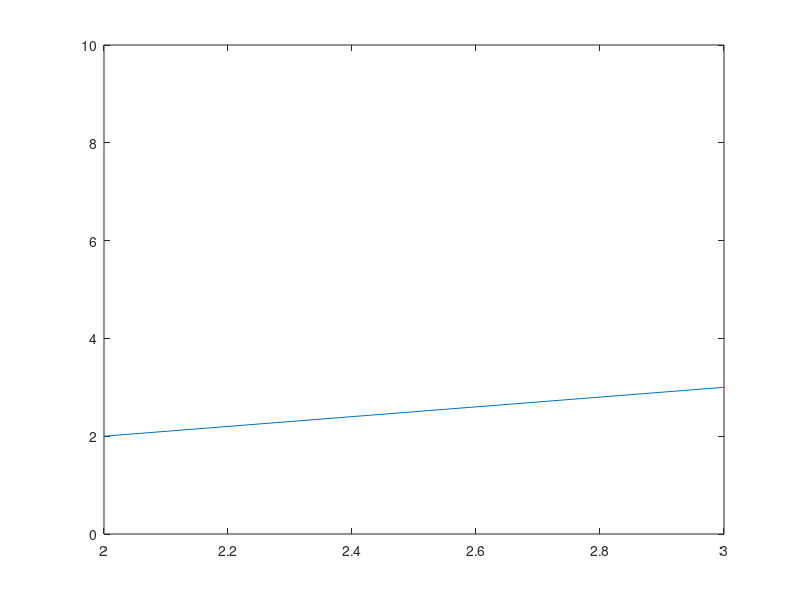

The MATLAB source for this figure: (Note: this script raises an error after producing the figure.)
%=============================================================================
% Copyright (c) 2016-present Allan CORNET (Nelson)
%=============================================================================
% This file is part of Nelson.
%=============================================================================
% LICENCE_BLOCK_BEGIN
% SPDX-License-Identifier: LGPL-3.0-or-later
% LICENCE_BLOCK_END
%=============================================================================
% <--ADV-CLI MODE-->
%=============================================================================
% With one manual X or Y range, the other auto limits fit the data visible in it.
f = figure('Visible', 'off');
ax = axes(f);
%=============================================================================
% Lines are clipped at the range edges.
plot(ax, 1:10);
set(ax, 'XLim', [2 3]);
drawnow();
assert_isequal(ax.YLimMode, 'auto');
assert_isapprox(ax.YLim, [2 3], 1e-12);
set(ax, 'XLim', [5 8]);
drawnow();
assert_isapprox(ax.YLim, [5 8], 1e-12);
set(ax, 'XLimMode', 'auto');
drawnow();
assert_isapprox(ax.YLim, [1 10], 1e-12);
%=============================================================================
cla(ax, 'reset');
line(ax, [0 100], [0 100]);
set(ax, 'XLim', [40 50]);
drawnow();
assert_isapprox(ax.YLim, [40 50], 1e-12);
%=============================================================================
% Marker-only lines are clipped like lines.
cla(ax, 'reset');
plot(ax, 1:10, (1:10) * 10, 'o');
set(ax, 'XLim', [2.5 4.5]);
drawnow();
assert_isapprox(ax.YLim, [25 45], 1e-12);
%=============================================================================
% Manual Y range drives the auto X limits.
cla(ax, 'reset');
plot(ax, 1:10, (1:10) * 10);
set(ax, 'YLim', [25 45]);
drawnow();
assert_isequal(ax.XLimMode, 'auto');
assert_isapprox(ax.XLim, [2.5 4.5], 1e-12);
%=============================================================================
% No data in range: default limits.
cla(ax, 'reset');
plot(ax, 1:10);
set(ax, 'XLim', [20 30]);
drawnow();
assert_isapprox(ax.YLim, [0 1], 1e-12);
%=============================================================================
% Lines outside the range do not count.
cla(ax, 'reset');
plot(ax, 1:10, 1:10);
hold(ax, 'on');
plot(ax, 100:110, 1000:1010);
set(ax, 'XLim', [1 10]);
drawnow();
assert_isapprox(ax.YLim, [1 10], 1e-12);
hold(ax, 'off');
%=============================================================================
% Patches are clipped as polygons.
cla(ax, 'reset');
patch(ax, [0 10 20], [0 100 0], 'r');
set(ax, 'XLim', [0 5]);
drawnow();
assert_isapprox(ax.YLim, [0 50], 1e-12);
%=============================================================================
% Zero-width patch inside the range and a long line crossing it.
cla(ax, 'reset');
plot(ax, 1:10);
set(ax, 'XLim', [1000 1001]);
patch(ax, [1000.5 1000.5 1000.5 1000.5], [2 2 5 5], 'r');
drawnow();
assert_isapprox(ax.YLim, [2 5], 1e-12);
patch(ax, [1 2 2 1], [1 1 2 2], 'r');
line(ax, [0 5000], [0 1]);
drawnow();
assert_isapprox(ax.YLim, [0 5], 1e-12);
%=============================================================================
% Scatter, stairs, area, errorbar and bar keep the points inside the range.
cla(ax, 'reset');
scatter(ax, 1:10, (1:10) * 3);
set(ax, 'XLim', [2 4]);
drawnow();
assert_isapprox(ax.YLim, [6 12], 1e-12);
cla(ax, 'reset');
stairs(ax, 1:10, (1:10) * 10);
set(ax, 'XLim', [2.5 4.5]);
drawnow();
assert_isapprox(ax.YLim, [30 40], 1e-12);
cla(ax, 'reset');
area(ax, 1:10, (1:10) * 10);
set(ax, 'XLim', [2.5 4.5]);
drawnow();
assert_isapprox(ax.YLim, [0 40], 1e-12);
cla(ax, 'reset');
errorbar(ax, 1:10, (1:10) * 10, ones(1, 10) * 5);
set(ax, 'XLim', [2.5 4.5]);
drawnow();
assert_isapprox(ax.YLim, [25 45], 1e-12);
cla(ax, 'reset');
bar(ax, 1:10, (1:10) * 10);
set(ax, 'YLimMode', 'auto', 'XLim', [2.5 4.5]);
drawnow();
assert_isapprox(ax.YLim, [0 40], 1e-12);
%=============================================================================
% Surfaces keep their full extent.
cla(ax, 'reset');
[X, Y] = meshgrid(0:10, 0:10);
surface(ax, X, X .* 10 + Y, zeros(size(X)));
set(ax, 'XLim', [2 3]);
drawnow();
assert_isapprox(ax.YLim, [0 120], 1e-12);
%=============================================================================
% Log X scale clips in log space: the data at x = 10 and x = 20 bound Y.
cla(ax, 'reset');
plot(ax, 1:100, 1:100);
set(ax, 'XScale', 'log', 'XLim', [10 20]);
drawnow();
assert_isapprox(ax.YLim, [10 20], 1e-12);
%=============================================================================
% 3-D: only one manual X or Y range restricts the others.
cla(ax, 'reset');
plot3(ax, 1:10, 1:10, (1:10) * 10);
set(ax, 'XLim', [2 3]);
drawnow();
assert_isapprox(ax.YLim, [2 3], 1e-12);
assert_isapprox(ax.ZLim, [20 30], 1e-12);
set(ax, 'YLim', [2 3]);
drawnow();
assert_isapprox(ax.ZLim, [0 100], 1e-12);
cla(ax, 'reset');
plot3(ax, 1:10, 1:10, (1:10) * 10);
set(ax, 'ZLim', [20 30]);
drawnow();
assert_isapprox(ax.XLim, [0 10], 1e-12);
assert_isapprox(ax.YLim, [0 10], 1e-12);
close(f);
%=============================================================================
